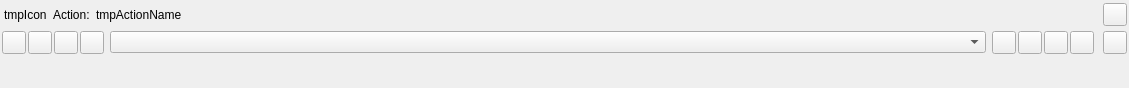
<?xml version="1.0" encoding="UTF-8"?>
<ui version="4.0">
 <class>LC_PropertySheetWidget</class>
 <widget class="QWidget" name="LC_PropertySheetWidget">
  <property name="geometry">
   <rect>
    <x>0</x>
    <y>0</y>
    <width>1129</width>
    <height>88</height>
   </rect>
  </property>
  <property name="windowTitle">
   <string>Form</string>
  </property>
  <layout class="QGridLayout" name="gridLayout" columnstretch="0,0,0,0,0">
   <property name="leftMargin">
    <number>2</number>
   </property>
   <property name="topMargin">
    <number>0</number>
   </property>
   <property name="rightMargin">
    <number>2</number>
   </property>
   <property name="bottomMargin">
    <number>2</number>
   </property>
   <property name="spacing">
    <number>0</number>
   </property>
   <item row="2" column="0" colspan="5">
    <widget class="LC_PropertiesSheetPanel" name="propertySheet" native="true">
     <property name="sizePolicy">
      <sizepolicy hsizetype="Preferred" vsizetype="Preferred">
       <horstretch>0</horstretch>
       <verstretch>0</verstretch>
      </sizepolicy>
     </property>
     <property name="minimumSize">
      <size>
       <width>150</width>
       <height>0</height>
      </size>
     </property>
     <property name="font">
      <font>
       <pointsize>14</pointsize>
      </font>
     </property>
    </widget>
   </item>
   <item row="1" column="0" colspan="5">
    <widget class="QWidget" name="headerSelection" native="true">
     <layout class="QGridLayout" name="gridLayout_2" columnstretch="0,0,4,0,0,0,0">
      <property name="leftMargin">
       <number>0</number>
      </property>
      <property name="topMargin">
       <number>0</number>
      </property>
      <property name="rightMargin">
       <number>0</number>
      </property>
      <property name="bottomMargin">
       <number>0</number>
      </property>
      <item row="0" column="0">
       <widget class="QWidget" name="wCommandsForRight" native="true">
        <layout class="QHBoxLayout" name="horizontalLayout">
         <property name="spacing">
          <number>2</number>
         </property>
         <property name="leftMargin">
          <number>0</number>
         </property>
         <property name="topMargin">
          <number>0</number>
         </property>
         <property name="rightMargin">
          <number>0</number>
         </property>
         <property name="bottomMargin">
          <number>0</number>
         </property>
         <item>
          <widget class="QToolButton" name="tbSelectionGeneralLeft">
           <property name="text">
            <string/>
           </property>
          </widget>
         </item>
         <item>
          <widget class="QToolButton" name="tbPickAddSwitchLeft">
           <property name="toolTip">
            <string>Switch selection mode</string>
           </property>
           <property name="text">
            <string/>
           </property>
           <property name="icon">
            <iconset resource="../../../../res/icons/icons.qrc">
             <normaloff>:/icons/select_mode_add.lci</normaloff>:/icons/select_mode_add.lci</iconset>
           </property>
          </widget>
         </item>
         <item>
          <widget class="QToolButton" name="tbSelectObjectsLeft">
           <property name="toolTip">
            <string>Select Objects</string>
           </property>
           <property name="text">
            <string/>
           </property>
           <property name="icon">
            <iconset resource="../../../../res/icons/icons.qrc">
             <normaloff>:/icons/select_entity.lci</normaloff>:/icons/select_entity.lci</iconset>
           </property>
          </widget>
         </item>
         <item>
          <widget class="QToolButton" name="tbSelectQuickLeft">
           <property name="toolTip">
            <string>Quick selection</string>
           </property>
           <property name="text">
            <string/>
           </property>
           <property name="icon">
            <iconset resource="../../../../res/icons/icons.qrc">
             <normaloff>:/icons/select_conditional.lci</normaloff>:/icons/select_conditional.lci</iconset>
           </property>
          </widget>
         </item>
        </layout>
       </widget>
      </item>
      <item row="0" column="4">
       <widget class="QWidget" name="wCommandsForLeft" native="true">
        <layout class="QHBoxLayout" name="horizontalLayout_2">
         <property name="spacing">
          <number>2</number>
         </property>
         <property name="leftMargin">
          <number>0</number>
         </property>
         <property name="topMargin">
          <number>0</number>
         </property>
         <property name="rightMargin">
          <number>0</number>
         </property>
         <property name="bottomMargin">
          <number>0</number>
         </property>
         <item>
          <widget class="QToolButton" name="tbSelectionGeneral">
           <property name="toolTip">
            <string>Selection operations</string>
           </property>
           <property name="text">
            <string/>
           </property>
          </widget>
         </item>
         <item>
          <widget class="QToolButton" name="tbPickAddSwitch">
           <property name="toolTip">
            <string>Switch selection mode</string>
           </property>
           <property name="text">
            <string/>
           </property>
           <property name="icon">
            <iconset resource="../../../../res/icons/icons.qrc">
             <normaloff>:/icons/select_mode_add.lci</normaloff>:/icons/select_mode_add.lci</iconset>
           </property>
          </widget>
         </item>
         <item>
          <widget class="QToolButton" name="tbSelectObjects">
           <property name="toolTip">
            <string>Select Objects</string>
           </property>
           <property name="text">
            <string/>
           </property>
           <property name="icon">
            <iconset resource="../../../../res/icons/icons.qrc">
             <normaloff>:/icons/select_entity.lci</normaloff>:/icons/select_entity.lci</iconset>
           </property>
          </widget>
         </item>
         <item>
          <widget class="QToolButton" name="tbSelectQuick">
           <property name="toolTip">
            <string>Quick selection</string>
           </property>
           <property name="text">
            <string/>
           </property>
           <property name="icon">
            <iconset resource="../../../../res/icons/icons.qrc">
             <normaloff>:/icons/select_conditional.lci</normaloff>:/icons/select_conditional.lci</iconset>
           </property>
          </widget>
         </item>
        </layout>
       </widget>
      </item>
      <item row="0" column="6">
       <widget class="QToolButton" name="tbSettings">
        <property name="toolTip">
         <string>Settings</string>
        </property>
        <property name="text">
         <string/>
        </property>
        <property name="icon">
         <iconset resource="../../../../res/icons/icons.qrc">
          <normaloff>:/icons/settings.lci</normaloff>:/icons/settings.lci</iconset>
        </property>
       </widget>
      </item>
      <item row="0" column="2">
       <widget class="QComboBox" name="cbSelection">
        <property name="toolTip">
         <string>Selects which type of selected entities will be shown in property sheet</string>
        </property>
       </widget>
      </item>
      <item row="0" column="3">
       <spacer name="horizontalSpacer">
        <property name="orientation">
         <enum>Qt::Horizontal</enum>
        </property>
        <property name="sizeHint" stdset="0">
         <size>
          <width>0</width>
          <height>10</height>
         </size>
        </property>
       </spacer>
      </item>
      <item row="0" column="5">
       <spacer name="horizontalSpacer_2">
        <property name="orientation">
         <enum>Qt::Horizontal</enum>
        </property>
        <property name="sizeHint" stdset="0">
         <size>
          <width>3</width>
          <height>10</height>
         </size>
        </property>
       </spacer>
      </item>
      <item row="0" column="1">
       <spacer name="horizontalSpacer_3">
        <property name="orientation">
         <enum>Qt::Horizontal</enum>
        </property>
        <property name="sizeHint" stdset="0">
         <size>
          <width>0</width>
          <height>0</height>
         </size>
        </property>
       </spacer>
      </item>
     </layout>
    </widget>
   </item>
   <item row="0" column="0">
    <widget class="QWidget" name="headerAction" native="true">
     <layout class="QGridLayout" name="gridLayout_3">
      <property name="leftMargin">
       <number>2</number>
      </property>
      <property name="topMargin">
       <number>0</number>
      </property>
      <property name="rightMargin">
       <number>0</number>
      </property>
      <property name="bottomMargin">
       <number>0</number>
      </property>
      <item row="0" column="1">
       <widget class="QLabel" name="lblAction">
        <property name="text">
         <string>Action:</string>
        </property>
       </widget>
      </item>
      <item row="0" column="0">
       <widget class="QLabel" name="lblActionIcon">
        <property name="text">
         <string>tmpIcon</string>
        </property>
       </widget>
      </item>
      <item row="0" column="3">
       <spacer name="horizontalSpacer_4">
        <property name="orientation">
         <enum>Qt::Horizontal</enum>
        </property>
        <property name="sizeHint" stdset="0">
         <size>
          <width>0</width>
          <height>0</height>
         </size>
        </property>
       </spacer>
      </item>
      <item row="0" column="4">
       <widget class="QToolButton" name="tbCancel">
        <property name="text">
         <string/>
        </property>
       </widget>
      </item>
      <item row="0" column="2">
       <widget class="QLabel" name="lblActionName">
        <property name="text">
         <string>tmpActionName</string>
        </property>
       </widget>
      </item>
     </layout>
    </widget>
   </item>
  </layout>
 </widget>
 <customwidgets>
  <customwidget>
   <class>LC_PropertiesSheetPanel</class>
   <extends>QWidget</extends>
   <header>lc_properties_sheet_panel.h</header>
   <container>1</container>
  </customwidget>
 </customwidgets>
 <resources>
  <include location="../../../../res/icons/icons.qrc"/>
 </resources>
 <connections/>
</ui>
